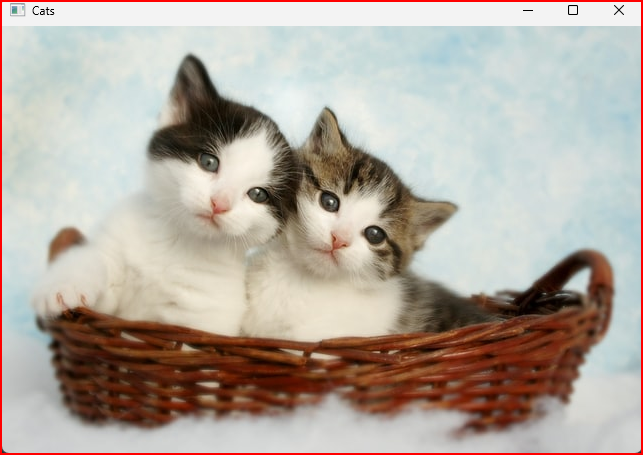
#> input picture Image Masking/Output Images/Cats.png, 643 x 455 px, given in place of cats.jpg, which was not available
$ python contours.py
#> lines starting #> are read from the running program, lines starting #| are printed output that depends on the picture; after the words box and inside, x2 and y2 are one past the last pixel; in counts of white or black regions, pixels touching at a corner belong together; pictures that were not available may be replaced by others from this repository, and a replacement may not be noted
import cv2 as cv
import numpy as np

img = cv.imread('../Resources/Photos/cats.jpg')
#> img is the input picture: shape (455, 643, 3); mean B, G, R 160.3, 169.7, 179.4
cv.imshow('Cats', img)

gray = cv.cvtColor(img, cv.COLOR_BGR2GRAY)
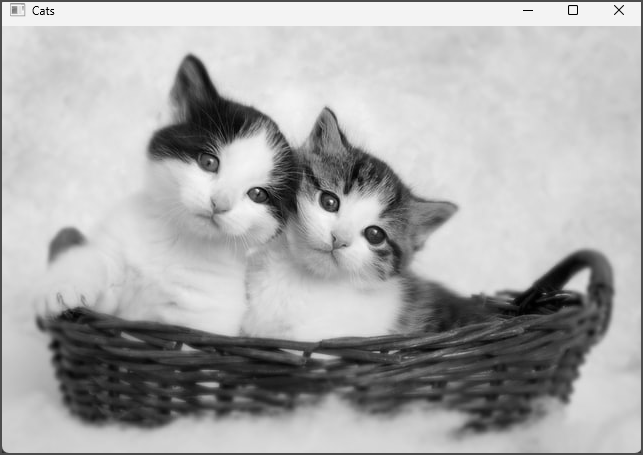
#> gray: shape (455, 643); min 0, max 251, mean 171.5
cv.imshow('Gray', gray)

blank = np.zeros(img.shape, dtype='uint8')
cv.imshow('Blank', blank)

blur = cv.GaussianBlur(gray, (5, 5), cv.BORDER_DEFAULT)
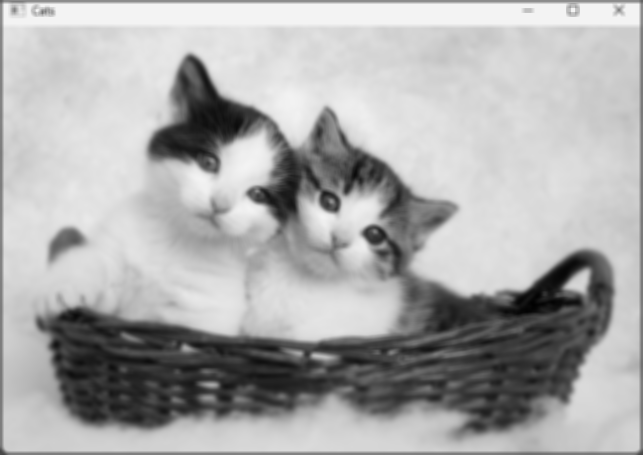
#> blur: shape (455, 643); min 1, max 243, mean 171.7
cv.imshow('Blur', blur)

canny = cv.Canny(blur, 125, 175)
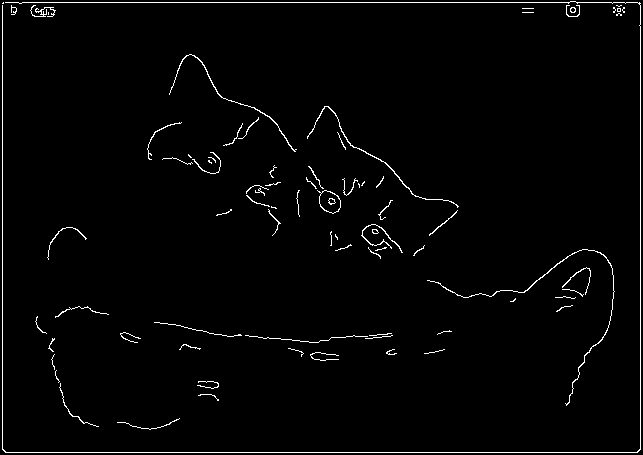
#> canny: shape (455, 643); 1.9% white in thin lines or dots
cv.imshow('Canny Edges', canny)

# [5 lines of commented-out code are left out]
contours, hierarchies = cv.findContours(canny, cv.RETR_LIST, cv.CHAIN_APPROX_SIMPLE)
#> contours = 85 contours, 72 with area under 20; largest, box (x1, y1, x2, y2) and area: (317, 190, 341, 214) 364, (319, 190, 341, 214) 350, (427, 249, 615, 406) 89, (307, 106, 459, 208) 81, (169, 54, 297, 152) 72
print(f"{len(contours)} contour's found!")
#| 85 contour's found!

cv.drawContours(blank, contours, -1, (0, 0, 255), 1)
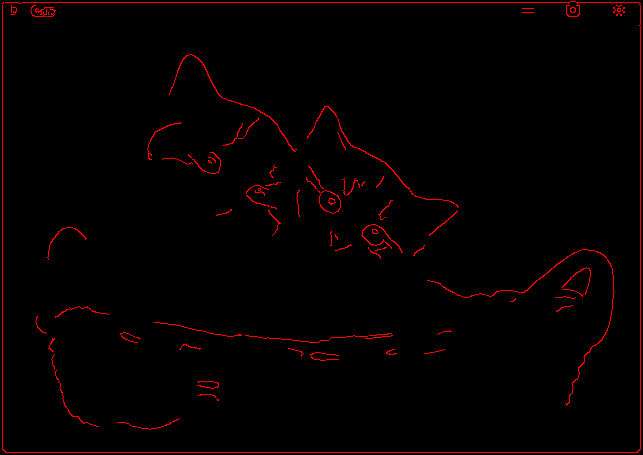
#> blank: shape (455, 643, 3); mean of channels 0, 1, 2 0, 0, 4.9; drawn as B, G, R
cv.imshow('Contours Drawn', blank)

cv.waitKey(0)


# Contours are continuous curves/boundaries connecting points of equal intensity/color in an image.
# They represent the outline/edges of objects and shapes.

# Key uses:

# Object detection and recognition
# Shape analysis
# Feature extraction
# Motion tracking
# Image segmentation

# In computer vision libraries like OpenCV, contours are represented as arrays of coordinates
